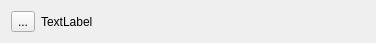
<?xml version="1.0" encoding="UTF-8"?>
<ui version="4.0">
 <class>Form</class>
 <widget class="QWidget" name="Form">
  <property name="geometry">
   <rect>
    <x>0</x>
    <y>0</y>
    <width>376</width>
    <height>43</height>
   </rect>
  </property>
  <property name="windowTitle">
   <string>Form</string>
  </property>
  <layout class="QHBoxLayout" name="horizontalLayout">
   <item>
    <widget class="QToolButton" name="add_button">
     <property name="text">
      <string>...</string>
     </property>
    </widget>
   </item>
   <item>
    <widget class="QLabel" name="row_label">
     <property name="text">
      <string>TextLabel</string>
     </property>
    </widget>
   </item>
   <item>
    <spacer name="horizontalSpacer">
     <property name="orientation">
      <enum>Qt::Horizontal</enum>
     </property>
     <property name="sizeHint" stdset="0">
      <size>
       <width>40</width>
       <height>20</height>
      </size>
     </property>
    </spacer>
   </item>
  </layout>
 </widget>
 <resources/>
 <connections/>
</ui>
